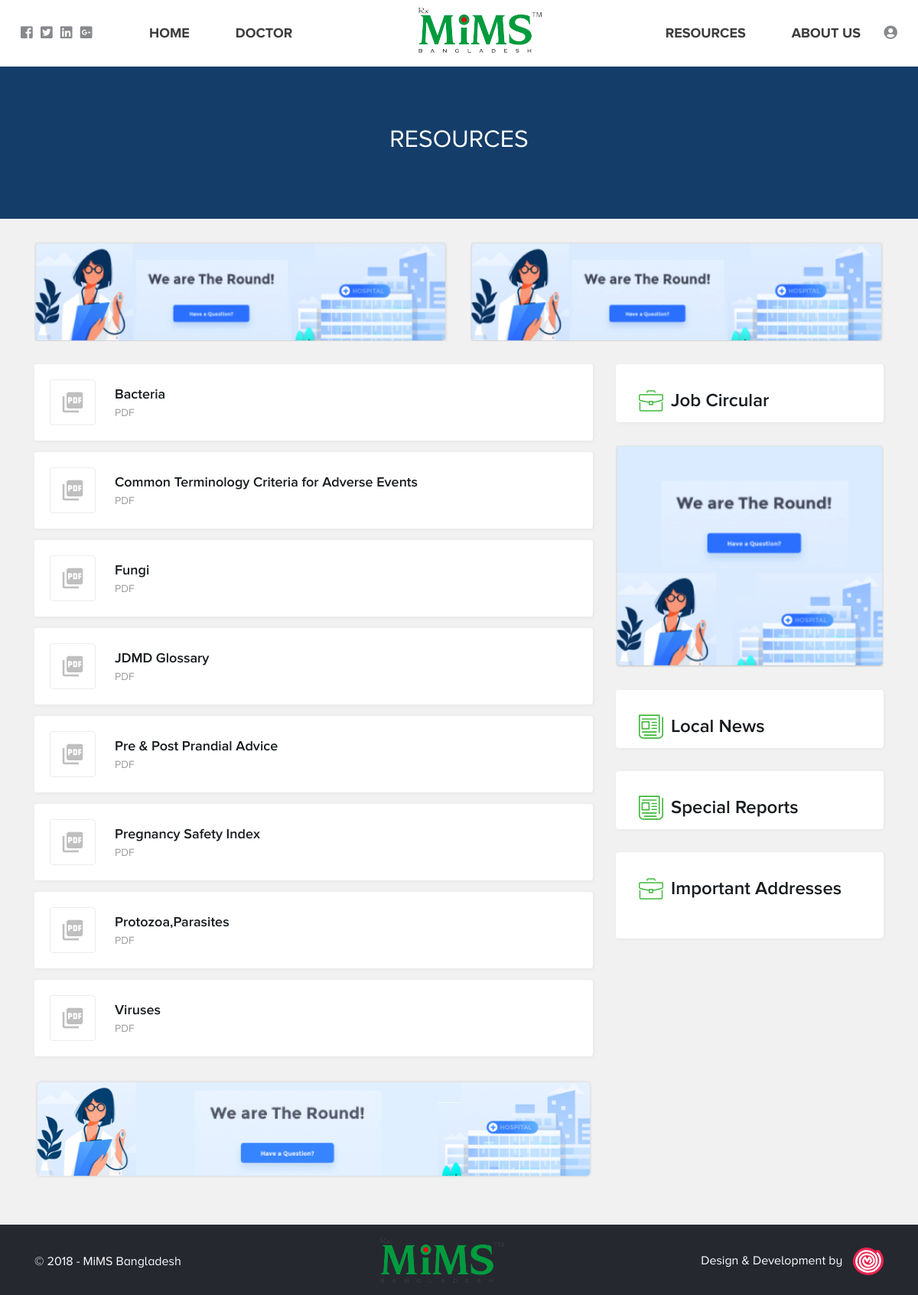
Screenshot of /index.php/resource/getAllActiveResourceInformation with the database file from the repository.
### tables this page shows
CREATE TABLE `mims_resourceinformation` (
  `ID` bigint(20) NOT NULL,
  `Title` varchar(300) NOT NULL,
  `ResourceType` varchar(10) NOT NULL DEFAULT 'pdf',
  `ResourcePath` varchar(300) NOT NULL,
  `LastUpdate` timestamp NOT NULL DEFAULT CURRENT_TIMESTAMP,
  `CreatedBy` bigint(20) NOT NULL,
  `IsActive` tinyint(1) NOT NULL DEFAULT '1'
);

### application/controllers/Resource.php (called while the page is built, shortened)
<?php defined('BASEPATH') OR exit('No direct script access allowed');
class Resource extends CI_Controller {
    public function __construct() {
        $this->load->model('ResourceInformation_model');
    }
    public function getAllActiveResourceInformation()
    {
        $all_resource_information = $this->ResourceInformation_model->getAllActiveResourceInformation();
        $data = array();
        $data['AllResources'] = $all_resource_information;
        $this->load->view('front-end/header');
        $this->load->view('js/frontend-common-script');
        $this->load->view('front-end/resource-list', $data);
        $this->load->view('js/frontend-resource-script');
        $this->load->view('front-end/footer');
    }
}

### index.php (called while the page is built, shortened)
<?php
require_once BASEPATH.'core/CodeIgniter.php';

### application/models/ResourceInformation_model.php (called while the page is built, shortened)
<?php if ( ! defined('BASEPATH')) exit('No direct script access allowed');
class ResourceInformation_model extends GeneralData_model {
    public function getAllActiveResourceInformation() {
        $this->db->select("ID");
        $this->db->select("Title");
        $this->db->select("ResourceType");
        $this->db->select("ResourcePath");
        $this->db->from('resourceinformation');
        $this->db->where('IsActive', 1);
        $all_information = $this->db->get()->result_array();
        return $all_information;
    }
}

### application/views/front-end/resource-list.php (the view, shortened to what this page needs)
<div class="banner title-banner d-md-flex d-none">
    <h2>Resources</h2>
</div>
<div class="container">
    <div class="row">
        <div class="col-md-6 col-12">
            <div class="in-page-advert resource-advert-top-left">
                <img src="<?php echo base_url();?>application/views/images/add-6.png" alt="">
            </div>
        </div>
        <div class="col-md-6 col-12">
            <div class="in-page-advert resource-advert-top-right">
                <img src="<?php echo base_url();?>application/views/images/add-6.png" alt="">
            </div>
        </div>
    </div>
</div>
<div class="container">
    <div class="row">
        <div class="col-md-8 col-12">
            <div class="resource-list container">
                <?php
                foreach ($AllResources As $resource) {
                    echo '<a class="resource row d-flex align-items-center" target="_blank" href="'.site_url('Resource/getResourceDetail').'?ResourceID='.$resource['ID'].'">
                    <div class="resource-icon d-md-flex d-none">
                        <i class="material-icons">picture_as_pdf</i>
                    </div>
                    <div class="resource-info">
                        <p class="resource-name">'.$resource['Title'].'</p>
                        <p class="resource-type">
                            PDF
                        </p>
                    </div>
                </a>';
                }
                ?>
            </div>
            <div class="in-page-advert resource-advert-bottom">
                <img src="<?php echo base_url();?>application/views/images/add-12.png" alt="">
            </div>
        </div>
        <div class="col-md-4 col-12">
            <div class="container">
                <div class="row">
                    <div class="content-section col-12" style="padding: 0; height: auto; max-height: none;">
                        <div class="section-header own-pad">
                            <span><img src="<?php echo base_url();?>application/views/images/icons/briefcase.svg" alt="*"></span>Job Circular
                        </div>
                    </div>
                </div>
                <div class="row">
                    <div class="in-page-advert side-col resource-sidebar-advert">
                        <img src="<?php echo base_url();?>application/views/images/add-4.png" alt="">
                    </div>
                </div>
                <div class="row">
                    <div class="content-section col-12" style="padding: 0; height: auto; max-height: none;">
                        <div class="section-header own-pad">
                            <span><img src="<?php echo base_url();?>application/views/images/icons/newspaper.svg" alt="*"></span>Local News
                        </div>
                    </div>
                </div>
                <div class="row">
                    <div class="content-section col-12" style="padding: 0; height: auto; max-height: none;">
                        <div class="section-header own-pad">
                            <span><img src="<?php echo base_url();?>application/views/images/icons/newspaper.svg" alt="*"></span>Special Reports
                        </div>
                    </div>
                </div>
                <div class="row">
                    <div class="content-section col-12" style="padding: 0; max-height: none;">
                        <div class="section-header own-pad">
                            <span><img src="<?php echo base_url();?>application/views/images/icons/briefcase.svg" alt="*"></span>Important Addresses
                        </div>
                        <ul class="address-list sidebar-assress"></ul>
                    </div>
                </div>
            </div>
        </div>
    </div>
</div>

### application/views/css/base.css (style rules this page uses)
:root { --font-size-regular: 16px; --font-size-medium: 18px; --font-size-header: 24px; --font-size-text: 14px; --font-size-small: 12px; --brand-color: #009b3e; --theme-color-primary: #3fb93b; --theme-color-dark: #005335; --theme-color-red: #ed1b25; --title-color: #191d20; --sub-title-color: #585858; --text-color: #868686; --text-color-white: #ffffff; --text-color-light-gray: #9b9b9b; --th-color: #eeeeee; --body-bg: #f1f1f1; --section-bg: #ffffff; --seconday-bg: #143d69; --footer-bg: #262830; --disabled-btn-bg: #d1d1d1; --social-links-color: #87898C; --medium-border-color: #dddddd; --light-border-color: #e1e1e1; --lighter-border-color: #f1f1f1; --font-regular: 'Proxima Nova', Georgia, sans-serif; --font-light: 'proxima_nova_ltthin', Georgia, sans-serif; --font-medium: 'proxima_nova_ltsemibold', Georgia, sans-serif; --font-bold: 'proxima_nova_altbold', Georgia, sans-serif; --font-black: 'proxima_nova_altblack', Georgia, sans-serif; --section-box-shadow: 1px 1px 5px rgba(0, 0, 0, 0.05); }
body { background-color: var(--body-bg); font-family: var(--font-regular); }
.banner { height: 500px; width: 100%; display: flex; justify-content: center; align-items: center; background-position: bottom center; background-color: var(--seconday-bg); background-size: cover; }
.title-banner { height: 199px; }
.title-banner h2 { font-family: var(--font-regular); text-transform: uppercase; color: var(--text-color-white); }
.in-page-advert { height: 130px; width: 100%; margin-top: 30px; }
.in-page-advert.side-col { height: auto; }
.in-page-advert img { height: 100%; width: 100%; }
.content-section { background-color: var(--section-bg); padding: 24px; margin-top: 30px; max-height: 430px; border-radius: 4px; box-shadow: var(--section-box-shadow); }
.section-header { font-family: var(--font-medium); color: var(--title-color); font-size: var(--font-size-header); margin-bottom: 0px; padding: 10px; }
.section-header.own-pad { padding: 30px 30px 10px 30px; }
.section-header span img { height: 32px; width: auto; margin-right: 10px; position: relative; top: -1px; }
.address-list { padding-left: 30px; padding-bottom: 37px; margin-bottom: 0; }
.resource-list { margin-top: 30px; }
.resource { display: block; border-radius: 4px; box-shadow: var(--section-box-shadow); background-color: var(--section-bg); margin-bottom: 15px; padding: 20px; }
.resource .resource-icon { padding: 0; margin-right: 10px; height: 60px; width: 60px; display: flex; justify-content: center; align-items: center; border: 1px solid #ececec; border-radius: 4px; }
.resource .resource-icon i { font-size: 32px; color: #bfbfbf; }
.resource .resource-info { padding: 0 15px; }
.resource .resource-info p { margin: 0; }
.resource .resource-name { font-size: var(--font-size-medium); color: var(--title-color); font-family: var(--font-medium); }
.resource .resource-type { font-size: var(--font-size-text); color: var(--text-color-light-gray); }

### rows the page displays
mims_resourceinformation: Title "Bacteria"
mims_resourceinformation: Title "Common Terminology Criteria for Adverse Events"
mims_resourceinformation: Title "Fungi"
mims_resourceinformation: Title "JDMD Glossary"
mims_resourceinformation: Title "Pre & Post Prandial Advice"
mims_resourceinformation: Title "Pregnancy Safety Index"
mims_resourceinformation: Title "Protozoa,Parasites"
mims_resourceinformation: Title "Viruses"
